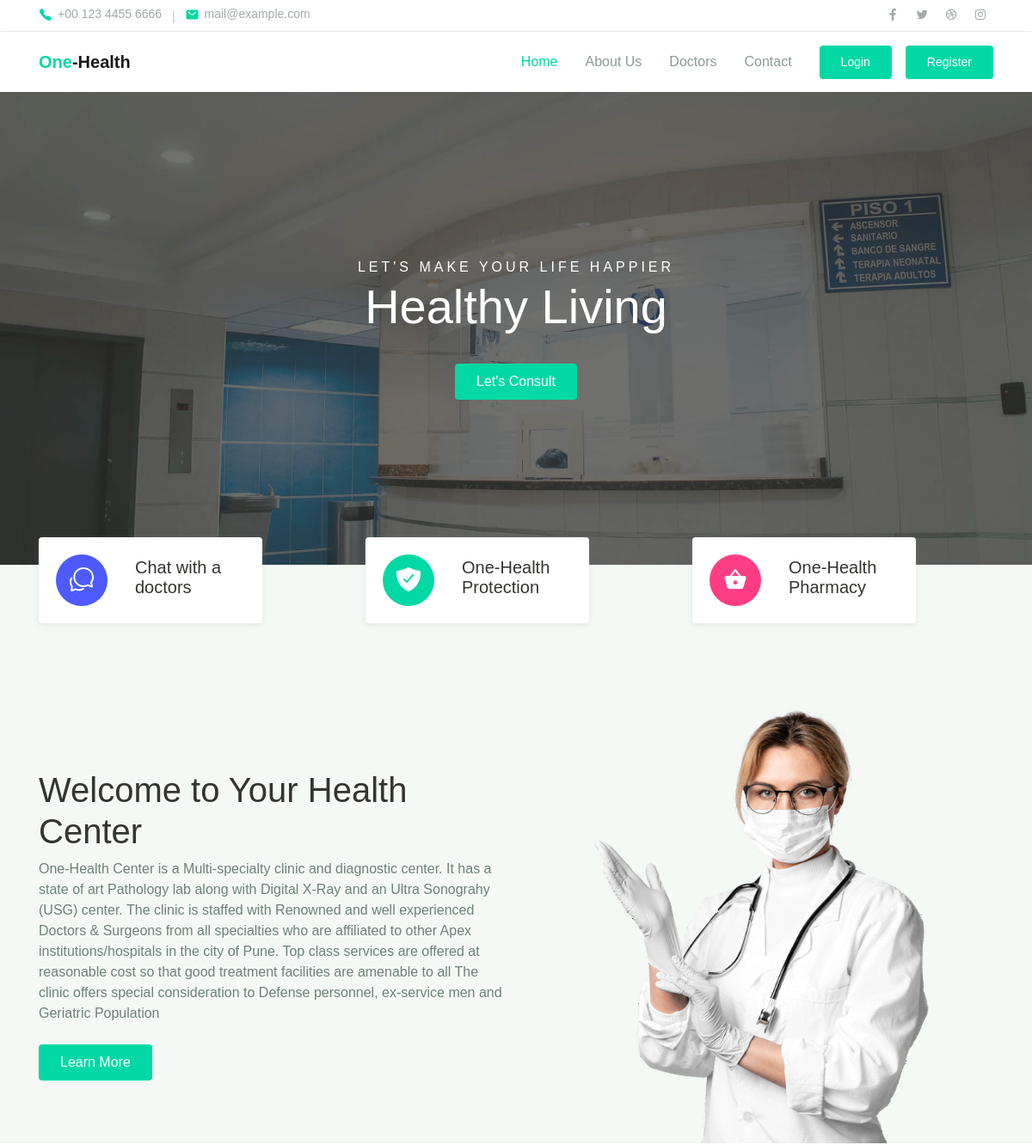
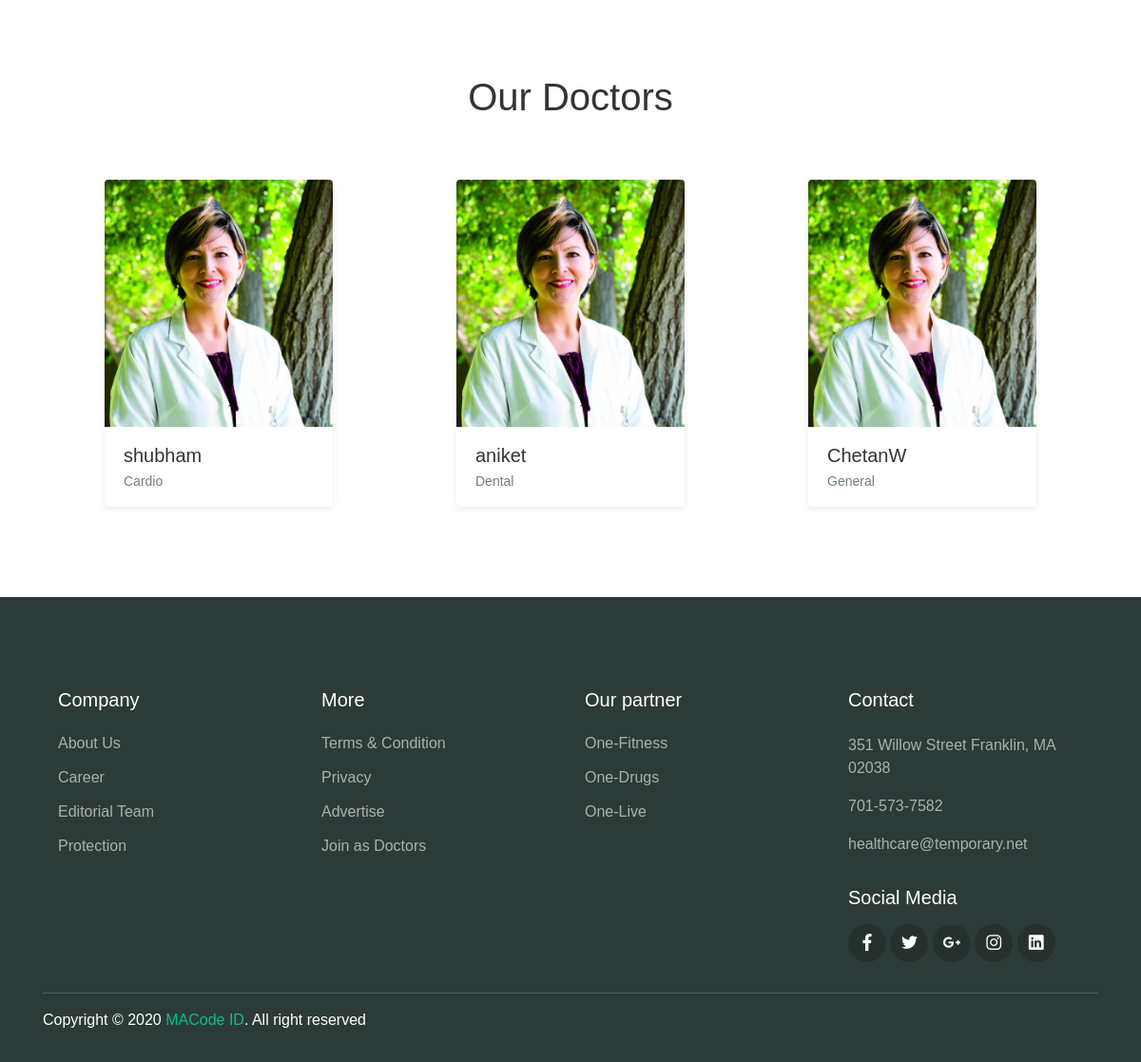
The page / on the database its author committed (2 pictures, top to bottom).
### myapp/models.py (models this page shows, shortened)
class Doctor(models.Model):
    user = models.OneToOneField(User, on_delete=models.CASCADE, primary_key=True)
    specialization = models.CharField(max_length=100)

class User(AbstractUser):
    is_patient = models.BooleanField(default=False)
    is_doctor = models.BooleanField(default=False)

### myapp/views.py (the view)
# urls.py: 2. Add a URL to urlpatterns:  path('', views.home, name='home')
def home(request):
    doctors = Doctor.objects.all()
    param = {'doctors':doctors}
    if request.user.is_authenticated:
        return redirect('dashboard')
    return render(request, 'myapp/home.html', param)

### templates/myapp/home.html (shortened to what this page needs)
{% extends 'myapp/base.html' %}
{% load static %}
{%block body%}
<div class="page-hero bg-image overlay-dark" style="background-image: url({% static "myapp/assets/img/bg_image_1.jpg" %});">
    <div class="hero-section">
      <div class="container text-center wow zoomIn">
        <span class="subhead">Let's make your life happier</span>
        <h1 class="display-4">Healthy Living</h1>
        <a href={% url 'doctors' %} class="btn btn-primary">Let's Consult</a>
      </div>
    </div>
  </div>
  <div class="bg-light">
    <div class="page-section py-3 mt-md-n5 custom-index">
      <div class="container">
        <div class="row justify-content-center">
          <div class="col-md-4 py-3 py-md-0">
            <div class="card-service wow fadeInUp">
              <div class="circle-shape bg-secondary text-white">
                <span class="mai-chatbubbles-outline"></span>
              </div>
              <p><span>Chat</span> with a doctors</p>
            </div>
          </div>
          <div class="col-md-4 py-3 py-md-0">
            <div class="card-service wow fadeInUp">
              <div class="circle-shape bg-primary text-white">
                <span class="mai-shield-checkmark"></span>
              </div>
              <p><span>One</span>-Health Protection</p>
            </div>
          </div>
          <div class="col-md-4 py-3 py-md-0">
            <div class="card-service wow fadeInUp">
              <div class="circle-shape bg-accent text-white">
                <span class="mai-basket"></span>
              </div>
              <p><span>One</span>-Health Pharmacy</p>
            </div>
          </div>
        </div>
      </div>
    </div>
    <div class="page-section pb-0">
      <div class="container">
        <div class="row align-items-center">
          <div class="col-lg-6 py-3 wow fadeInUp">
            <h1>Welcome to Your Health <br> Center</h1>
            <p class="text-grey mb-4">One-Health Center is a Multi-specialty clinic and diagnostic center. It has a state of art Pathology lab along with Digital X-Ray and an Ultra Sonograhy (USG) center.
              The clinic is staffed with Renowned and well experienced Doctors & Surgeons from all specialties who are affiliated to other Apex institutions/hospitals in the city of Pune.
              Top class services are offered at reasonable cost so that good treatment facilities are amenable to all
              The clinic offers special consideration to Defense personnel, ex-service men and Geriatric Population</p>
            <a href={% url 'about' %} class="btn btn-primary">Learn More</a>
          </div>
          <div class="col-lg-6 wow fadeInRight" data-wow-delay="400ms">
            <div class="img-place custom-img-1">
              <img src={% static "myapp/assets/img/bg-doctor.png" %} alt="">
            </div>
          </div>
        </div>
      </div>
    </div>
  </div>
  <div class="page-section">
    <div class="container">
      <h1 class="text-center mb-5 wow fadeInUp">Our Doctors</h1>
      <div class="owl-carousel wow fadeInUp" id="doctorSlideshow">
        {% for doctor in doctors %}
        <div class="item">
          <div class="card-doctor">
            <div class="header">
              <img src={% static "myapp/assets/img/doctors/doctor_1.jpg" %} alt="">
            </div>
            <div class="body">
              <p class="text-xl mb-0">{{doctor.user.username}}</p>
              <span class="text-sm text-grey">{{doctor.specialization}}</span>
            </div>
          </div>
        </div>
        {% endfor %}
      </div>
    </div>
  </div>
  {% endblock body%}

### templates/myapp/base.html (shortened to what this page needs)
{% load static %}
<!DOCTYPE html>
<html lang="en">
<head>
  <link rel="stylesheet" href={% static "myapp/assets/css/maicons.css" %}>
  <link rel="stylesheet" href={% static "myapp/assets/css/bootstrap.css" %}>
  <link rel="stylesheet" href={% static "myapp/assets/vendor/owl-carousel/css/owl.carousel.css" %}>
  <link rel="stylesheet" href={% static "myapp/assets/vendor/animate/animate.css" %}>
  <link rel="stylesheet" href={% static "myapp/assets/css/theme.css" %}>
</head>
<body>
  <header>
    <div class="topbar">
      <div class="container">
        <div class="row">
          <div class="col-sm-8 text-sm">
            <div class="site-info">
              <a href=""><span class="mai-call text-primary"></span> +00 123 4455 6666</a>
              <span class="divider">|</span>
              <a href=""><span class="mai-mail text-primary"></span> mail@example.com</a>
            </div>
          </div>
          <div class="col-sm-4 text-right text-sm">
            <div class="social-mini-button">
              <a href=""><span class="mai-logo-facebook-f"></span></a>
              <a href=""><span class="mai-logo-twitter"></span></a>
              <a href=""><span class="mai-logo-dribbble"></span></a>
              <a href=""><span class="mai-logo-instagram"></span></a>
            </div>
          </div>
        </div>
      </div>
    </div>
    <nav class="navbar navbar-expand-lg navbar-light shadow-sm">
      <div class="container">
        <a class="navbar-brand" href={% url 'home' %}><span class="text-primary">One</span>-Health</a>
        <div class="collapse navbar-collapse" id="navbarSupport">
          <ul class="navbar-nav ml-auto">
            <li class="nav-item">
              <a class="nav-link {% if request.resolver_match.url_name == "home" %}active{% endif %}" href={% url 'home' %}>Home</a>
            </li>
            <li class="nav-item">
              <a class="nav-link {% if request.resolver_match.url_name == "about" %}active{% endif %}" href={% url 'about' %}>About Us</a>
            </li>
            <li class="nav-item">
              <a class="nav-link {% if request.resolver_match.url_name == "doctors" %}active{% endif %}" href={% url 'doctors' %}>Doctors</a>
            </li>
            <li class="nav-item">
              <a class="nav-link {% if request.resolver_match.url_name == "contact" %}active{% endif %}" href={% url 'contact' %}>Contact</a>
            </li>
            <li class="nav-item">
              <a class="btn btn-primary ml-lg-3" href={% url 'login' %}>Login</a>
            </li>
            <li class="nav-item">
              <a class="btn btn-primary ml-lg-3" href={% url 'signup'%}>Register</a>
            </li>
          </ul>
        </div>
      </div>
    </nav>
  </header>
{% block body %}{% endblock body %}
  <footer class="page-footer">
    <div class="container">
      <div class="row px-md-3">
        <div class="col-sm-6 col-lg-3 py-3">
          <h5>Company</h5>
          <ul class="footer-menu">
            <li><a href={% url 'about' %}>About Us</a></li>
            <li><a href={% url 'about' %}>Career</a></li>
            <li><a href="">Editorial Team</a></li>
            <li><a href="">Protection</a></li>
          </ul>
        </div>
        <div class="col-sm-6 col-lg-3 py-3">
          <h5>More</h5>
          <ul class="footer-menu">
            <li><a href="">Terms & Condition</a></li>
            <li><a href="">Privacy</a></li>
            <li><a href="">Advertise</a></li>
            <li><a href="">Join as Doctors</a></li>
          </ul>
        </div>
        <div class="col-sm-6 col-lg-3 py-3">
          <h5>Our partner</h5>
          <ul class="footer-menu">
            <li><a href="">One-Fitness</a></li>
            <li><a href="">One-Drugs</a></li>
            <li><a href="">One-Live</a></li>
          </ul>
        </div>
        <div class="col-sm-6 col-lg-3 py-3">
          <h5>Contact</h5>
          <p class="footer-link mt-2">351 Willow Street Franklin, MA 02038</p>
          <a href="" class="footer-link">701-573-7582</a>
          <a href="" class="footer-link">healthcare@temporary.net</a>
          <h5 class="mt-3">Social Media</h5>
          <div class="footer-sosmed mt-3">
            <a href="" target="_blank"><span class="mai-logo-facebook-f"></span></a>
            <a href="" target="_blank"><span class="mai-logo-twitter"></span></a>
            <a href="" target="_blank"><span class="mai-logo-google-plus-g"></span></a>
            <a href="" target="_blank"><span class="mai-logo-instagram"></span></a>
            <a href="" target="_blank"><span class="mai-logo-linkedin"></span></a>
          </div>
        </div>
      </div>
      <hr>
      <p id="copyright">Copyright &copy; 2020 <a href="https://macodeid.com/" target="_blank">MACode ID</a>. All right reserved</p>
    </div>
  </footer>
</body>
</html>

### rows shown on the page
Doctor: user.username "shubham", specialization "Cardio"
Doctor: user.username "aniket", specialization "Dental"
Doctor: user.username "ChetanW", specialization "General"
